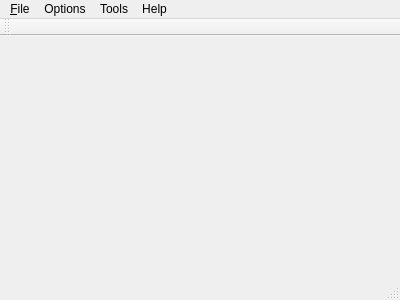
<?xml version="1.0" encoding="UTF-8"?>
<ui version="4.0">
 <class>WiiBaFu</class>
 <widget class="QMainWindow" name="WiiBaFu">
  <property name="geometry">
   <rect>
    <x>0</x>
    <y>0</y>
    <width>400</width>
    <height>300</height>
   </rect>
  </property>
  <property name="windowTitle">
   <string>Wii Backup Fusion</string>
  </property>
  <property name="locale">
   <locale language="English" country="UnitedStates"/>
  </property>
  <widget class="QWidget" name="centralWidget"/>
  <widget class="QMenuBar" name="menuBar">
   <property name="geometry">
    <rect>
     <x>0</x>
     <y>0</y>
     <width>400</width>
     <height>21</height>
    </rect>
   </property>
   <widget class="QMenu" name="menuWiiBackupFusion">
    <property name="title">
     <string>&amp;File</string>
    </property>
    <addaction name="actionExit"/>
   </widget>
   <widget class="QMenu" name="menuOptions">
    <property name="title">
     <string>Options</string>
    </property>
   </widget>
   <widget class="QMenu" name="menuTools">
    <property name="title">
     <string>Tools</string>
    </property>
   </widget>
   <widget class="QMenu" name="menuHelp">
    <property name="title">
     <string>Help</string>
    </property>
    <addaction name="actionAbout"/>
    <addaction name="actionAbout_Qt"/>
   </widget>
   <addaction name="menuWiiBackupFusion"/>
   <addaction name="menuOptions"/>
   <addaction name="menuTools"/>
   <addaction name="menuHelp"/>
  </widget>
  <widget class="QToolBar" name="mainToolBar">
   <attribute name="toolBarArea">
    <enum>TopToolBarArea</enum>
   </attribute>
   <attribute name="toolBarBreak">
    <bool>false</bool>
   </attribute>
  </widget>
  <widget class="QStatusBar" name="statusBar"/>
  <action name="actionAbout">
   <property name="text">
    <string>About...</string>
   </property>
  </action>
  <action name="actionExit">
   <property name="text">
    <string>Exit</string>
   </property>
  </action>
  <action name="actionAbout_Qt">
   <property name="text">
    <string>About Qt...</string>
   </property>
  </action>
 </widget>
 <layoutdefault spacing="6" margin="11"/>
 <resources/>
 <connections/>
</ui>
